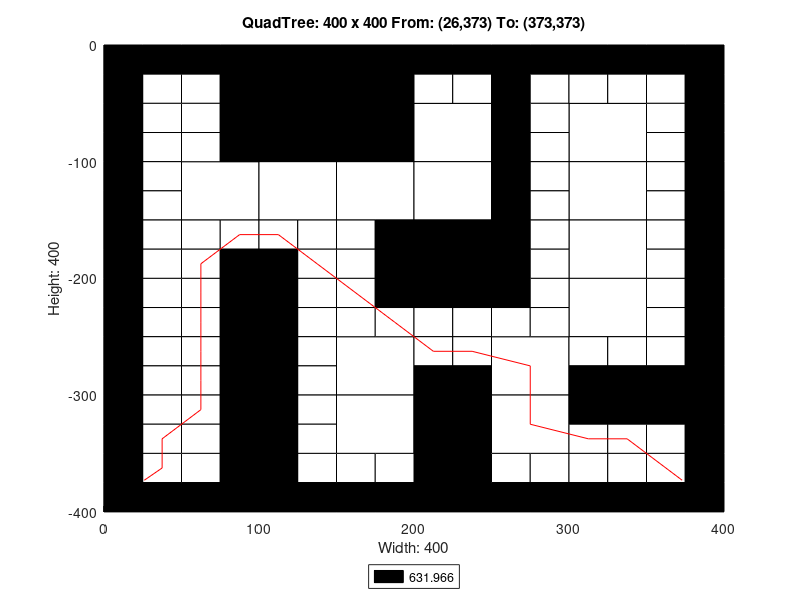

Write MATLAB code to recreate this figure.
axis([0 400 -400 0]);
title('QuadTree: 400 x 400 From: (26,373) To: (373,373)');
xlabel('Width: 400');
ylabel('Height: 400');
rectangle('Position',[100 -100 100 100], 'FaceColor',[0 0 0]);
rectangle('Position',[50 -150 50 50], 'FaceColor',[1 1 1]);
rectangle('Position',[100 -150 50 50], 'FaceColor',[1 1 1]);
rectangle('Position',[150 -150 50 50], 'FaceColor',[1 1 1]);
rectangle('Position',[200 -100 50 50], 'FaceColor',[1 1 1]);
rectangle('Position',[300 -100 50 50], 'FaceColor',[1 1 1]);
rectangle('Position',[200 -150 50 50], 'FaceColor',[1 1 1]);
rectangle('Position',[200 -200 50 50], 'FaceColor',[0 0 0]);
rectangle('Position',[300 -150 50 50], 'FaceColor',[1 1 1]);
rectangle('Position',[300 -200 50 50], 'FaceColor',[1 1 1]);
rectangle('Position',[150 -300 50 50], 'FaceColor',[1 1 1]);
rectangle('Position',[150 -350 50 50], 'FaceColor',[1 1 1]);
rectangle('Position',[250 -300 50 50], 'FaceColor',[1 1 1]);
rectangle('Position',[300 -250 50 50], 'FaceColor',[1 1 1]);
rectangle('Position',[200 -350 50 50], 'FaceColor',[0 0 0]);
rectangle('Position',[250 -350 50 50], 'FaceColor',[1 1 1]);
rectangle('Position',[200 -400 50 50], 'FaceColor',[0 0 0]);
rectangle('Position',[0 -25 25 25], 'FaceColor',[0 0 0]);
rectangle('Position',[25 -25 25 25], 'FaceColor',[0 0 0]);
rectangle('Position',[0 -50 25 25], 'FaceColor',[0 0 0]);
rectangle('Position',[25 -50 25 25], 'FaceColor',[1 1 1]);
rectangle('Position',[50 -25 25 25], 'FaceColor',[0 0 0]);
rectangle('Position',[75 -25 25 25], 'FaceColor',[0 0 0]);
rectangle('Position',[50 -50 25 25], 'FaceColor',[1 1 1]);
rectangle('Position',[75 -50 25 25], 'FaceColor',[0 0 0]);
rectangle('Position',[0 -75 25 25], 'FaceColor',[0 0 0]);
rectangle('Position',[25 -75 25 25], 'FaceColor',[1 1 1]);
rectangle('Position',[0 -100 25 25], 'FaceColor',[0 0 0]);
rectangle('Position',[25 -100 25 25], 'FaceColor',[1 1 1]);
rectangle('Position',[50 -75 25 25], 'FaceColor',[1 1 1]);
rectangle('Position',[75 -75 25 25], 'FaceColor',[0 0 0]);
rectangle('Position',[50 -100 25 25], 'FaceColor',[1 1 1]);
rectangle('Position',[75 -100 25 25], 'FaceColor',[0 0 0]);
rectangle('Position',[0 -125 25 25], 'FaceColor',[0 0 0]);
rectangle('Position',[25 -125 25 25], 'FaceColor',[1 1 1]);
rectangle('Position',[0 -150 25 25], 'FaceColor',[0 0 0]);
rectangle('Position',[25 -150 25 25], 'FaceColor',[1 1 1]);
rectangle('Position',[0 -175 25 25], 'FaceColor',[0 0 0]);
rectangle('Position',[25 -175 25 25], 'FaceColor',[1 1 1]);
rectangle('Position',[0 -200 25 25], 'FaceColor',[0 0 0]);
rectangle('Position',[25 -200 25 25], 'FaceColor',[1 1 1]);
rectangle('Position',[50 -175 25 25], 'FaceColor',[1 1 1]);
rectangle('Position',[75 -175 25 25], 'FaceColor',[1 1 1]);
rectangle('Position',[50 -200 25 25], 'FaceColor',[1 1 1]);
rectangle('Position',[75 -200 25 25], 'FaceColor',[0 0 0]);
rectangle('Position',[100 -175 25 25], 'FaceColor',[1 1 1]);
rectangle('Position',[125 -175 25 25], 'FaceColor',[1 1 1]);
rectangle('Position',[100 -200 25 25], 'FaceColor',[0 0 0]);
rectangle('Position',[125 -200 25 25], 'FaceColor',[1 1 1]);
rectangle('Position',[150 -175 25 25], 'FaceColor',[1 1 1]);
rectangle('Position',[175 -175 25 25], 'FaceColor',[0 0 0]);
rectangle('Position',[150 -200 25 25], 'FaceColor',[1 1 1]);
rectangle('Position',[175 -200 25 25], 'FaceColor',[0 0 0]);
rectangle('Position',[200 -25 25 25], 'FaceColor',[0 0 0]);
rectangle('Position',[225 -25 25 25], 'FaceColor',[0 0 0]);
rectangle('Position',[200 -50 25 25], 'FaceColor',[1 1 1]);
rectangle('Position',[225 -50 25 25], 'FaceColor',[1 1 1]);
rectangle('Position',[250 -25 25 25], 'FaceColor',[0 0 0]);
rectangle('Position',[275 -25 25 25], 'FaceColor',[0 0 0]);
rectangle('Position',[250 -50 25 25], 'FaceColor',[0 0 0]);
rectangle('Position',[275 -50 25 25], 'FaceColor',[1 1 1]);
rectangle('Position',[250 -75 25 25], 'FaceColor',[0 0 0]);
rectangle('Position',[275 -75 25 25], 'FaceColor',[1 1 1]);
rectangle('Position',[250 -100 25 25], 'FaceColor',[0 0 0]);
rectangle('Position',[275 -100 25 25], 'FaceColor',[1 1 1]);
rectangle('Position',[300 -25 25 25], 'FaceColor',[0 0 0]);
rectangle('Position',[325 -25 25 25], 'FaceColor',[0 0 0]);
rectangle('Position',[300 -50 25 25], 'FaceColor',[1 1 1]);
rectangle('Position',[325 -50 25 25], 'FaceColor',[1 1 1]);
rectangle('Position',[350 -25 25 25], 'FaceColor',[0 0 0]);
rectangle('Position',[375 -25 25 25], 'FaceColor',[0 0 0]);
rectangle('Position',[350 -50 25 25], 'FaceColor',[1 1 1]);
rectangle('Position',[375 -50 25 25], 'FaceColor',[0 0 0]);
rectangle('Position',[350 -75 25 25], 'FaceColor',[1 1 1]);
rectangle('Position',[375 -75 25 25], 'FaceColor',[0 0 0]);
rectangle('Position',[350 -100 25 25], 'FaceColor',[1 1 1]);
rectangle('Position',[375 -100 25 25], 'FaceColor',[0 0 0]);
rectangle('Position',[250 -125 25 25], 'FaceColor',[0 0 0]);
rectangle('Position',[275 -125 25 25], 'FaceColor',[1 1 1]);
rectangle('Position',[250 -150 25 25], 'FaceColor',[0 0 0]);
rectangle('Position',[275 -150 25 25], 'FaceColor',[1 1 1]);
rectangle('Position',[250 -175 25 25], 'FaceColor',[0 0 0]);
rectangle('Position',[275 -175 25 25], 'FaceColor',[1 1 1]);
rectangle('Position',[250 -200 25 25], 'FaceColor',[0 0 0]);
rectangle('Position',[275 -200 25 25], 'FaceColor',[1 1 1]);
rectangle('Position',[350 -125 25 25], 'FaceColor',[1 1 1]);
rectangle('Position',[375 -125 25 25], 'FaceColor',[0 0 0]);
rectangle('Position',[350 -150 25 25], 'FaceColor',[1 1 1]);
rectangle('Position',[375 -150 25 25], 'FaceColor',[0 0 0]);
rectangle('Position',[350 -175 25 25], 'FaceColor',[1 1 1]);
rectangle('Position',[375 -175 25 25], 'FaceColor',[0 0 0]);
rectangle('Position',[350 -200 25 25], 'FaceColor',[1 1 1]);
rectangle('Position',[375 -200 25 25], 'FaceColor',[0 0 0]);
rectangle('Position',[0 -225 25 25], 'FaceColor',[0 0 0]);
rectangle('Position',[25 -225 25 25], 'FaceColor',[1 1 1]);
rectangle('Position',[0 -250 25 25], 'FaceColor',[0 0 0]);
rectangle('Position',[25 -250 25 25], 'FaceColor',[1 1 1]);
rectangle('Position',[50 -225 25 25], 'FaceColor',[1 1 1]);
rectangle('Position',[75 -225 25 25], 'FaceColor',[0 0 0]);
rectangle('Position',[50 -250 25 25], 'FaceColor',[1 1 1]);
rectangle('Position',[75 -250 25 25], 'FaceColor',[0 0 0]);
rectangle('Position',[0 -275 25 25], 'FaceColor',[0 0 0]);
rectangle('Position',[25 -275 25 25], 'FaceColor',[1 1 1]);
rectangle('Position',[0 -300 25 25], 'FaceColor',[0 0 0]);
rectangle('Position',[25 -300 25 25], 'FaceColor',[1 1 1]);
rectangle('Position',[50 -275 25 25], 'FaceColor',[1 1 1]);
rectangle('Position',[75 -275 25 25], 'FaceColor',[0 0 0]);
rectangle('Position',[50 -300 25 25], 'FaceColor',[1 1 1]);
rectangle('Position',[75 -300 25 25], 'FaceColor',[0 0 0]);
rectangle('Position',[100 -225 25 25], 'FaceColor',[0 0 0]);
rectangle('Position',[125 -225 25 25], 'FaceColor',[1 1 1]);
rectangle('Position',[100 -250 25 25], 'FaceColor',[0 0 0]);
rectangle('Position',[125 -250 25 25], 'FaceColor',[1 1 1]);
rectangle('Position',[150 -225 25 25], 'FaceColor',[1 1 1]);
rectangle('Position',[175 -225 25 25], 'FaceColor',[0 0 0]);
rectangle('Position',[150 -250 25 25], 'FaceColor',[1 1 1]);
rectangle('Position',[175 -250 25 25], 'FaceColor',[1 1 1]);
rectangle('Position',[100 -275 25 25], 'FaceColor',[0 0 0]);
rectangle('Position',[125 -275 25 25], 'FaceColor',[1 1 1]);
rectangle('Position',[100 -300 25 25], 'FaceColor',[0 0 0]);
rectangle('Position',[125 -300 25 25], 'FaceColor',[1 1 1]);
rectangle('Position',[0 -325 25 25], 'FaceColor',[0 0 0]);
rectangle('Position',[25 -325 25 25], 'FaceColor',[1 1 1]);
rectangle('Position',[0 -350 25 25], 'FaceColor',[0 0 0]);
rectangle('Position',[25 -350 25 25], 'FaceColor',[1 1 1]);
rectangle('Position',[50 -325 25 25], 'FaceColor',[1 1 1]);
rectangle('Position',[75 -325 25 25], 'FaceColor',[0 0 0]);
rectangle('Position',[50 -350 25 25], 'FaceColor',[1 1 1]);
rectangle('Position',[75 -350 25 25], 'FaceColor',[0 0 0]);
rectangle('Position',[0 -375 25 25], 'FaceColor',[0 0 0]);
rectangle('Position',[25 -375 25 25], 'FaceColor',[1 1 1]);
rectangle('Position',[0 -400 25 25], 'FaceColor',[0 0 0]);
rectangle('Position',[25 -400 25 25], 'FaceColor',[0 0 0]);
rectangle('Position',[50 -375 25 25], 'FaceColor',[1 1 1]);
rectangle('Position',[75 -375 25 25], 'FaceColor',[0 0 0]);
rectangle('Position',[50 -400 25 25], 'FaceColor',[0 0 0]);
rectangle('Position',[75 -400 25 25], 'FaceColor',[0 0 0]);
rectangle('Position',[100 -325 25 25], 'FaceColor',[0 0 0]);
rectangle('Position',[125 -325 25 25], 'FaceColor',[1 1 1]);
rectangle('Position',[100 -350 25 25], 'FaceColor',[0 0 0]);
rectangle('Position',[125 -350 25 25], 'FaceColor',[1 1 1]);
rectangle('Position',[100 -375 25 25], 'FaceColor',[0 0 0]);
rectangle('Position',[125 -375 25 25], 'FaceColor',[1 1 1]);
rectangle('Position',[100 -400 25 25], 'FaceColor',[0 0 0]);
rectangle('Position',[125 -400 25 25], 'FaceColor',[0 0 0]);
rectangle('Position',[150 -375 25 25], 'FaceColor',[1 1 1]);
rectangle('Position',[175 -375 25 25], 'FaceColor',[1 1 1]);
rectangle('Position',[150 -400 25 25], 'FaceColor',[0 0 0]);
rectangle('Position',[175 -400 25 25], 'FaceColor',[0 0 0]);
rectangle('Position',[200 -225 25 25], 'FaceColor',[0 0 0]);
rectangle('Position',[225 -225 25 25], 'FaceColor',[0 0 0]);
rectangle('Position',[200 -250 25 25], 'FaceColor',[1 1 1]);
rectangle('Position',[225 -250 25 25], 'FaceColor',[1 1 1]);
rectangle('Position',[250 -225 25 25], 'FaceColor',[0 0 0]);
rectangle('Position',[275 -225 25 25], 'FaceColor',[1 1 1]);
rectangle('Position',[250 -250 25 25], 'FaceColor',[1 1 1]);
rectangle('Position',[275 -250 25 25], 'FaceColor',[1 1 1]);
rectangle('Position',[200 -275 25 25], 'FaceColor',[1 1 1]);
rectangle('Position',[225 -275 25 25], 'FaceColor',[1 1 1]);
rectangle('Position',[200 -300 25 25], 'FaceColor',[0 0 0]);
rectangle('Position',[225 -300 25 25], 'FaceColor',[0 0 0]);
rectangle('Position',[350 -225 25 25], 'FaceColor',[1 1 1]);
rectangle('Position',[375 -225 25 25], 'FaceColor',[0 0 0]);
rectangle('Position',[350 -250 25 25], 'FaceColor',[1 1 1]);
rectangle('Position',[375 -250 25 25], 'FaceColor',[0 0 0]);
rectangle('Position',[300 -275 25 25], 'FaceColor',[1 1 1]);
rectangle('Position',[325 -275 25 25], 'FaceColor',[1 1 1]);
rectangle('Position',[300 -300 25 25], 'FaceColor',[0 0 0]);
rectangle('Position',[325 -300 25 25], 'FaceColor',[0 0 0]);
rectangle('Position',[350 -275 25 25], 'FaceColor',[1 1 1]);
rectangle('Position',[375 -275 25 25], 'FaceColor',[0 0 0]);
rectangle('Position',[350 -300 25 25], 'FaceColor',[0 0 0]);
rectangle('Position',[375 -300 25 25], 'FaceColor',[0 0 0]);
rectangle('Position',[250 -375 25 25], 'FaceColor',[1 1 1]);
rectangle('Position',[275 -375 25 25], 'FaceColor',[1 1 1]);
rectangle('Position',[250 -400 25 25], 'FaceColor',[0 0 0]);
rectangle('Position',[275 -400 25 25], 'FaceColor',[0 0 0]);
rectangle('Position',[300 -325 25 25], 'FaceColor',[0 0 0]);
rectangle('Position',[325 -325 25 25], 'FaceColor',[0 0 0]);
rectangle('Position',[300 -350 25 25], 'FaceColor',[1 1 1]);
rectangle('Position',[325 -350 25 25], 'FaceColor',[1 1 1]);
rectangle('Position',[350 -325 25 25], 'FaceColor',[0 0 0]);
rectangle('Position',[375 -325 25 25], 'FaceColor',[0 0 0]);
rectangle('Position',[350 -350 25 25], 'FaceColor',[1 1 1]);
rectangle('Position',[375 -350 25 25], 'FaceColor',[0 0 0]);
rectangle('Position',[300 -375 25 25], 'FaceColor',[1 1 1]);
rectangle('Position',[325 -375 25 25], 'FaceColor',[1 1 1]);
rectangle('Position',[300 -400 25 25], 'FaceColor',[0 0 0]);
rectangle('Position',[325 -400 25 25], 'FaceColor',[0 0 0]);
rectangle('Position',[350 -375 25 25], 'FaceColor',[1 1 1]);
rectangle('Position',[375 -375 25 25], 'FaceColor',[0 0 0]);
rectangle('Position',[350 -400 25 25], 'FaceColor',[0 0 0]);
rectangle('Position',[375 -400 25 25], 'FaceColor',[0 0 0]);
X=[373,362.5,337.5,312.5,275,275,237.5,212.5,187.5,162.5,137.5,112.5,87.5,62.5,62.5,62.5,62.5,62.5,62.5,37.5,37.5,26];
Y=[-373,-362.5,-337.5,-337.5,-325,-275,-262.5,-262.5,-237.5,-212.5,-187.5,-162.5,-162.5,-187.5,-212.5,-237.5,-262.5,-287.5,-312.5,-337.5,-362.5,-373];
hold on;
plot(X,Y,'r');
legend('631.966','Location','southoutside');
